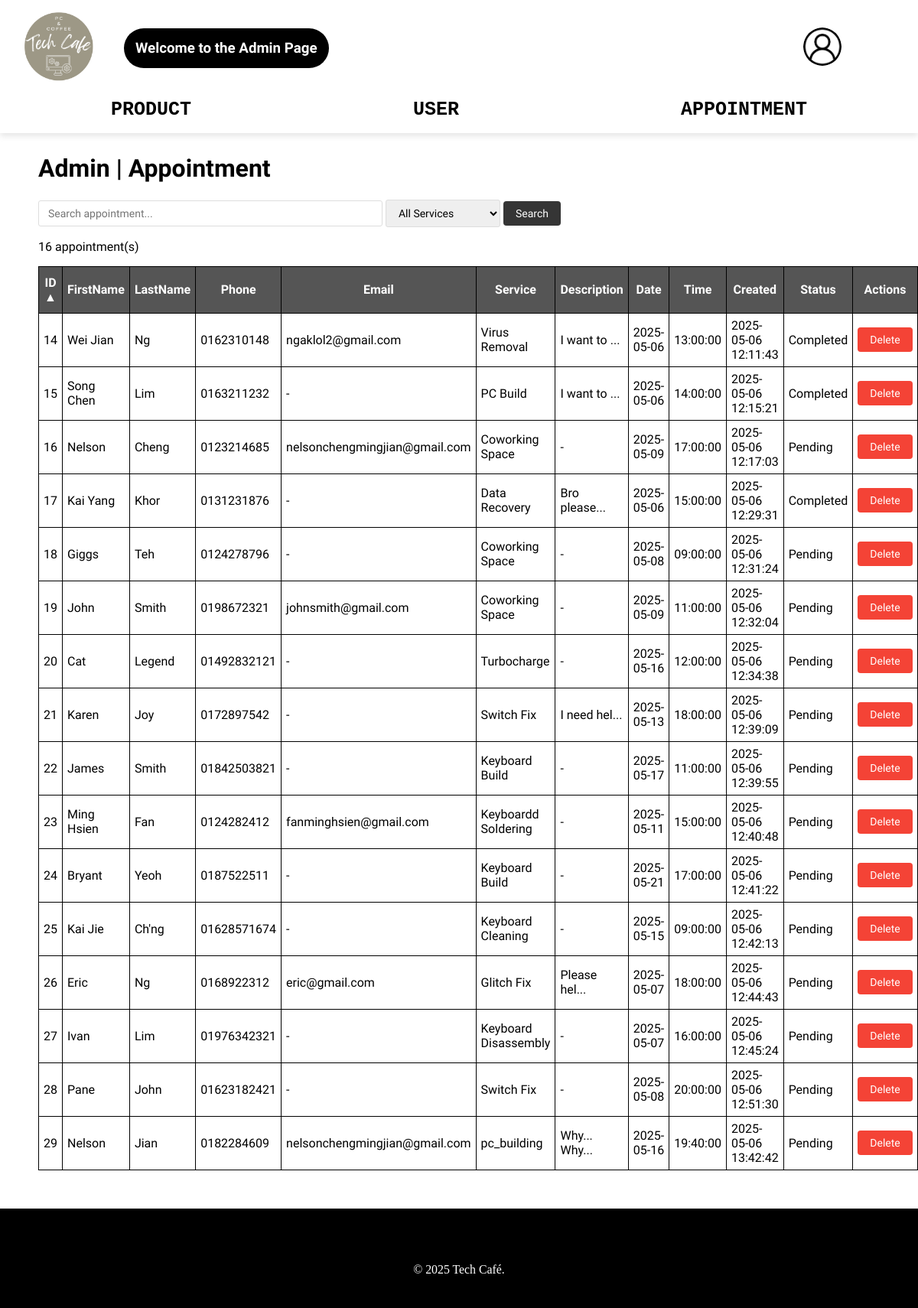
Screenshot of /admin/appointment.php (signed in) with the database file from the repository.
### tables this page shows
CREATE TABLE `appointment` (
  `id` int(11) NOT NULL,
  `first_name` varchar(100) DEFAULT NULL,
  `last_name` varchar(100) DEFAULT NULL,
  `phone` varchar(20) DEFAULT NULL,
  `email` varchar(100) DEFAULT NULL,
  `service` varchar(100) DEFAULT NULL,
  `problem_description` text DEFAULT NULL,
  `appointment_date` date DEFAULT NULL,
  `appointment_time` time DEFAULT NULL,
  `created_at` datetime DEFAULT current_timestamp(),
  `status` enum('Pending','Completed') NOT NULL DEFAULT 'Pending'
);

### admin/appointment.php (the view, shortened to what this page needs)
<?php
require '../base.php';
include '../admin_head.php';
$_db->query("
    UPDATE appointment
    SET status = 'Completed'
    WHERE status = 'Pending'
    AND CONCAT(appointment_date, ' ', appointment_time) < NOW()"
);
$search = $_GET['search'] ?? '';
$service = $_GET['service'] ?? '';
$sort = $_GET['sort'] ?? 'id';
$dir = $_GET['dir'] ?? 'asc';
if (!empty($service)) {
    $stm = $_db->prepare("
        SELECT * FROM appointment
        WHERE
            (first_name LIKE ? OR last_name LIKE ? OR phone LIKE ? OR email LIKE ? OR status LIKE ?)
            AND service = ?
        ORDER BY $sort $dir
    ");
    $stm->execute(["%$search%", "%$search%", "%$search%", "%$search%", "%$search%", $service]);
} else {
    $stm = $_db->prepare("
        SELECT * FROM appointment
        WHERE
            first_name LIKE ? OR last_name LIKE ? OR phone LIKE ? OR email LIKE ? OR status LIKE ?
        ORDER BY $sort $dir
    ");
    $stm->execute(["%$search%", "%$search%", "%$search%", "%$search%", "%$search%"]);
}
$appointments = $stm->fetchAll();
?>
<!DOCTYPE html>
<html lang="en">
<head>
</head>
<body>
    <main class="admin">
        <h1>Admin | Appointment</h1>
        <form method="get" class="admin-search">
            <input type="search" name="search" placeholder="Search appointment..." value="<?= htmlspecialchars($search) ?>">
            <select name="service">
                <option value="">All Services</option>
            </select>
            <button type="submit" class="admin-btn btn-search">Search</button>
        </form>
        <p><?= count($appointments) ?> appointment(s)</p>
        <table class="admin-table">
            <tr>
                <th>
                    <a href="?sort=id&dir=<?= $sort === 'id' && $dir === 'asc' ? 'desc' : 'asc' ?>&search=<?= urlencode($search) ?>&service=<?= urlencode($service) ?>">
                        ID <?= $sort === 'id' ? (strtoupper($dir) === 'ASC' ? '▲' : '▼') : '' ?>
                    </a>
                </th>
                <th>
                    <a href="?sort=first_name&dir=<?= $sort === 'first_name' && $dir === 'asc' ? 'desc' : 'asc' ?>&search=<?= urlencode($search) ?>&service=<?= urlencode($service) ?>">
                        FirstName <?= $sort === 'first_name' ? (strtoupper($dir) === 'ASC' ? '▲' : '▼') : '' ?>
                    </a>
                </th>
                <th>
                    <a href="?sort=last_name&dir=<?= $sort === 'last_name' && $dir === 'asc' ? 'desc' : 'asc' ?>&search=<?= urlencode($search) ?>&service=<?= urlencode($service) ?>">
                        LastName <?= $sort === 'last_name' ? (strtoupper($dir) === 'ASC' ? '▲' : '▼') : '' ?>
                    </a>
                </th>
                <th>
                    <a href="?sort=phone&dir=<?= $sort === 'phone' && $dir === 'asc' ? 'desc' : 'asc' ?>&search=<?= urlencode($search) ?>&service=<?= urlencode($service) ?>">
                        Phone <?= $sort === 'phone' ? (strtoupper($dir) === 'ASC' ? '▲' : '▼') : '' ?>
                    </a>
                </th>
                <th>
                    <a href="?sort=email&dir=<?= $sort === 'email' && $dir === 'asc' ? 'desc' : 'asc' ?>&search=<?= urlencode($search) ?>&service=<?= urlencode($service) ?>">
                        Email <?= $sort === 'email' ? (strtoupper($dir) === 'ASC' ? '▲' : '▼') : '' ?>
                    </a>
                </th>
                <th>
                    <a href="?sort=service&dir=<?= $sort === 'service' && $dir === 'asc' ? 'desc' : 'asc' ?>&search=<?= urlencode($search) ?>&service=<?= urlencode($service) ?>">
                        Service <?= $sort === 'service' ? (strtoupper($dir) === 'ASC' ? '▲' : '▼') : '' ?>
                    </a>
                </th>
                <th>
                    <a href="?sort=problem_description&dir=<?= $sort === 'problem_description' && $dir === 'asc' ? 'desc' : 'asc' ?>&search=<?= urlencode($search) ?>&service=<?= urlencode($service) ?>">
                        Description <?= $sort === 'problem_description' ? (strtoupper($dir) === 'ASC' ? '▲' : '▼') : '' ?>
                    </a>
                </th>
                <th>
                    <a href="?sort=appointment_date&dir=<?= $sort === 'appointment_date' && $dir === 'asc' ? 'desc' : 'asc' ?>&search=<?= urlencode($search) ?>&service=<?= urlencode($service) ?>">
                        Date <?= $sort === 'appointment_date' ? (strtoupper($dir) === 'ASC' ? '▲' : '▼') : '' ?>
                    </a>
                </th>
                <th>
                    <a href="?sort=appointment_time&dir=<?= $sort === 'appointment_time' && $dir === 'asc' ? 'desc' : 'asc' ?>&search=<?= urlencode($search) ?>&service=<?= urlencode($service) ?>">
                        Time <?= $sort === 'appointment_time' ? (strtoupper($dir) === 'ASC' ? '▲' : '▼') : '' ?>
                    </a>
                </th>
                <th>
                    <a href="?sort=created_at&dir=<?= $sort === 'created_at' && $dir === 'asc' ? 'desc' : 'asc' ?>&search=<?= urlencode($search) ?>&service=<?= urlencode($service) ?>">
                        Created <?= $sort === 'created_at' ? (strtoupper($dir) === 'ASC' ? '▲' : '▼') : '' ?>
                    </a>
                </th>
                <th>
                    <a href="?sort=status&dir=<?= $sort === 'status' && $dir === 'asc' ? 'desc' : 'asc' ?>&search=<?= urlencode($search) ?>&service=<?= urlencode($service) ?>">
                        Status <?= $sort === 'status' ? (strtoupper($dir) === 'ASC' ? '▲' : '▼') : '' ?>
                    </a>
                </th>
                <th>Actions</th>
            </tr>
            <?php foreach ($appointments as $a): ?>
                <tr class="admin-row">
                    <td><?= $a['id'] ?></td>
                    <td><?= $a['first_name'] ?></td>
                    <td><?= $a['last_name'] ?></td>
                    <td><?= $a['phone'] ?></td>
                    <td><?= empty($a['email']) ? '-' : $a['email'] ?></td>
                    <td><?= $a['service'] ?></td>
                    <td class="description-cell" onclick="toggleDescription(this)">
                    <?php if (empty($a['problem_description'])): ?>
                        -
                    <?php else: ?>
                        <div class="description-truncated">
                            <?= substr($a['problem_description'], 0, 10) ?><?= strlen($a['problem_description']) > 10 ? '...' : '' ?>
                        </div>
                    <?php endif; ?>
                    </td>
                    <td><?= $a['appointment_date'] ?></td>
                    <td><?= $a['appointment_time'] ?></td>
                    <td><?= $a['created_at'] ?></td>
                    <td><?= $a['status'] ?></td>
                    <td style="text-align: center;">
                        <button data-confirm="Confirm Delete Record?" data-post="appointment_delete.php?id=<?= $a['id'] ?>" class="admin-btn btn-delete">Delete</button>
                    </td>
                </tr>
            <?php endforeach; ?>
        </table>
    </main>
    <?php
        include '../admin_foot.php';
    ?>
</body>
</html>

### css/app.css (style rules this page uses)
body { display: flex; flex-direction: column; min-height: 100vh; margin: 0; padding: 0; }
a { text-decoration: none; }
main { flex: 1; padding-top: 180px; z-index: 1; }
form input, textarea, select { padding: 5px; border: 1px solid #ddd; border-radius: 3px; width: 100%; max-width: 100%; font-family: Lexend, sans-serif; }
.admin { padding-left: 50px; padding-right: 50px; padding-bottom: 50px; font-family: Lexend, sans-serif; }
.admin-btn { padding: 8px 16px; border-radius: 4px; font-weight: 500; cursor: pointer; transition: all 0.3s ease; border: none; font-size: 14px; font-family: Lexend, sans-serif; display: inline-flex; align-items: center; justify-content: center; }
.btn-delete { background-color: #f44336; color: white; }
.btn-search { background-color: #353535; color: white; }
.admin-search { margin: 15px 0; gap: 10px; }
.admin-search input { width: 450px; }
.admin-search input[type="search"] { padding: 8px 12px; font-size: 14px; }
.admin-search select { padding: 8px 12px; font-size: 14px; width: 150px; }
.admin-table { border-collapse: collapse; max-width: 90%; }
.admin-table th, .admin-table td { border: 1px solid #000; padding: 6px; }
.admin-table th { color: #fff; background: #555; padding-top: 11px; padding-bottom: 11px; }
.admin-table th a { text-decoration: none; color: #fff; }
.description-cell { cursor: pointer; position: relative; }
.description-truncated { display: inline; }

### rows the page displays
appointment: id "14", first_name "Wei Jian", last_name "Ng", phone "0162310148", email "ngaklol2@gmail.com", service "Virus Removal", problem_description "I want to", appointment_date "2025-05-06", appointment_time "13:00:00", created_at "2025-05-06 12:11:43", status "Completed"
appointment: id "15", first_name "Song Chen", last_name "Lim", phone "0163211232", service "PC Build", problem_description "I want to", appointment_date "2025-05-06", appointment_time "14:00:00", created_at "2025-05-06 12:15:21", status "Completed"
appointment: id "16", first_name "Nelson", last_name "Cheng", phone "0123214685", email "nelsonchengmingjian@gmail.com", service "Coworking Space", appointment_date "2025-05-09", appointment_time "17:00:00", created_at "2025-05-06 12:17:03", status "Pending"
appointment: id "17", first_name "Kai Yang", last_name "Khor", phone "0131231876", service "Data Recovery", problem_description "Bro please", appointment_date "2025-05-06", appointment_time "15:00:00", created_at "2025-05-06 12:29:31", status "Completed"
appointment: id "18", first_name "Giggs", last_name "Teh", phone "0124278796", service "Coworking Space", appointment_date "2025-05-08", appointment_time "09:00:00", created_at "2025-05-06 12:31:24", status "Pending"
appointment: id "19", first_name "John", last_name "Smith", phone "0198672321", email "johnsmith@gmail.com", service "Coworking Space", appointment_date "2025-05-09", appointment_time "11:00:00", created_at "2025-05-06 12:32:04", status "Pending"
appointment: id "20", first_name "Cat", last_name "Legend", phone "01492832121", service "Turbocharge", appointment_date "2025-05-16", appointment_time "12:00:00", created_at "2025-05-06 12:34:38", status "Pending"
appointment: id "21", first_name "Karen", last_name "Joy", phone "0172897542", service "Switch Fix", problem_description "I need hel", appointment_date "2025-05-13", appointment_time "18:00:00", created_at "2025-05-06 12:39:09", status "Pending"
appointment: id "22", first_name "James", last_name "Smith", phone "01842503821", service "Keyboard Build", appointment_date "2025-05-17", appointment_time "11:00:00", created_at "2025-05-06 12:39:55", status "Pending"
appointment: id "23", first_name "Ming Hsien", last_name "Fan", phone "0124282412", email "fanminghsien@gmail.com", service "Keyboardd Soldering", appointment_date "2025-05-11", appointment_time "15:00:00", created_at "2025-05-06 12:40:48", status "Pending"
appointment: id "24", first_name "Bryant", last_name "Yeoh", phone "0187522511", service "Keyboard Build", appointment_date "2025-05-21", appointment_time "17:00:00", created_at "2025-05-06 12:41:22", status "Pending"
appointment: id "25", first_name "Kai Jie", last_name "Ch'ng", phone "01628571674", service "Keyboard Cleaning", appointment_date "2025-05-15", appointment_time "09:00:00", created_at "2025-05-06 12:42:13", status "Pending"
appointment: id "26", first_name "Eric", last_name "Ng", phone "0168922312", email "eric@gmail.com", service "Glitch Fix", problem_description "Please hel", appointment_date "2025-05-07", appointment_time "18:00:00", created_at "2025-05-06 12:44:43", status "Pending"
appointment: id "27", first_name "Ivan", last_name "Lim", phone "01976342321", service "Keyboard Disassembly", appointment_date "2025-05-07", appointment_time "16:00:00", created_at "2025-05-06 12:45:24", status "Pending"
appointment: id "28", first_name "Pane", last_name "John", phone "01623182421", service "Switch Fix", appointment_date "2025-05-08", appointment_time "20:00:00", created_at "2025-05-06 12:51:30", status "Pending"
appointment: id "29", first_name "Nelson", last_name "Jian", phone "0182284609", email "nelsonchengmingjian@gmail.com", service "pc_building", problem_description "Why... Why", appointment_date "2025-05-16", appointment_time "19:40:00", created_at "2025-05-06 13:42:42", status "Pending"

### other values shown
count($appointments) "16"
